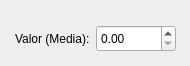
     <widget class="QWidget" name="exponential_4_server_1">
      <widget class="QWidget" name="normal_ent_21" native="true">
       <property name="geometry">
        <rect>
         <x>10</x>
         <y>20</y>
         <width>171</width>
         <height>37</height>
        </rect>
       </property>
       <layout class="QHBoxLayout" name="normal_layout_ent_24" stretch="0,0">
        <property name="sizeConstraint">
         <enum>QLayout::SetDefaultConstraint</enum>
        </property>
        <property name="leftMargin">
         <number>5</number>
        </property>
        <property name="topMargin">
         <number>5</number>
        </property>
        <property name="rightMargin">
         <number>5</number>
        </property>
        <property name="bottomMargin">
         <number>5</number>
        </property>
        <item>
         <widget class="QLabel" name="label_28">
          <property name="sizePolicy">
           <sizepolicy hsizetype="Minimum" vsizetype="Minimum">
            <horstretch>0</horstretch>
            <verstretch>0</verstretch>
           </sizepolicy>
          </property>
          <property name="minimumSize">
           <size>
            <width>0</width>
            <height>0</height>
           </size>
          </property>
          <property name="text">
           <string>Valor (Media):</string>
          </property>
         </widget>
        </item>
        <item>
         <widget class="QDoubleSpinBox" name="expo_media_server_1">
          <property name="sizePolicy">
           <sizepolicy hsizetype="Expanding" vsizetype="Expanding">
            <horstretch>0</horstretch>
            <verstretch>0</verstretch>
           </sizepolicy>
          </property>
         </widget>
        </item>
       </layout>
      </widget>
     </widget>
